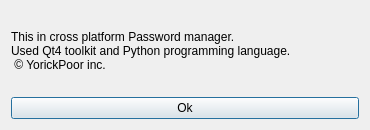
<?xml version="1.0" encoding="UTF-8"?>
<ui version="4.0">
 <class>Dialog</class>
 <widget class="QDialog" name="Dialog">
  <property name="geometry">
   <rect>
    <x>0</x>
    <y>0</y>
    <width>370</width>
    <height>130</height>
   </rect>
  </property>
  <property name="windowTitle">
   <string>About</string>
  </property>
  <layout class="QVBoxLayout" name="verticalLayout">
   <item>
    <widget class="QLabel" name="label">
     <property name="text">
      <string>This in cross platform Password manager. 
Used Qt4 toolkit and Python programming language.
 © YorickPoor inc. </string>
     </property>
    </widget>
   </item>
   <item>
    <widget class="QPushButton" name="pushButton">
     <property name="text">
      <string>Ok</string>
     </property>
    </widget>
   </item>
  </layout>
 </widget>
 <resources/>
 <connections>
  <connection>
   <sender>pushButton</sender>
   <signal>clicked()</signal>
   <receiver>Dialog</receiver>
   <slot>close()</slot>
   <hints>
    <hint type="sourcelabel">
     <x>184</x>
     <y>107</y>
    </hint>
    <hint type="destinationlabel">
     <x>184</x>
     <y>64</y>
    </hint>
   </hints>
  </connection>
 </connections>
</ui>
